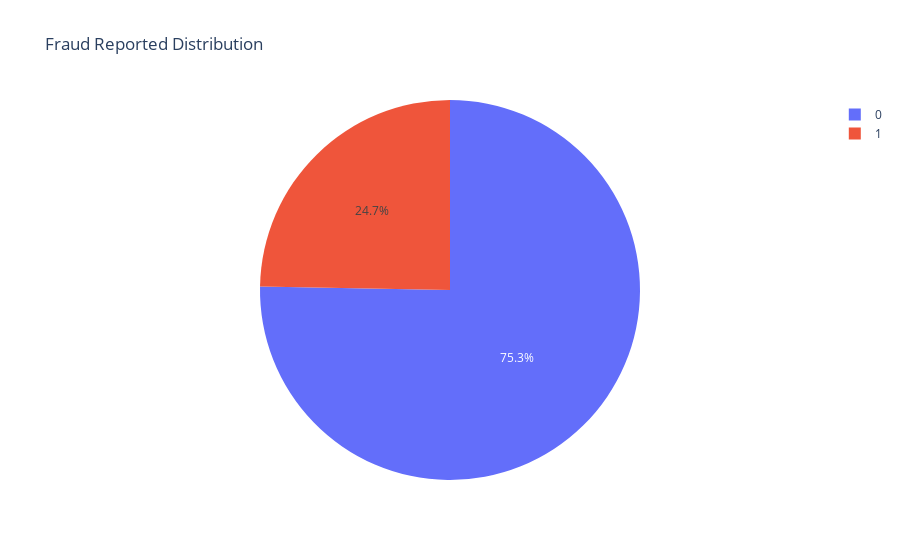
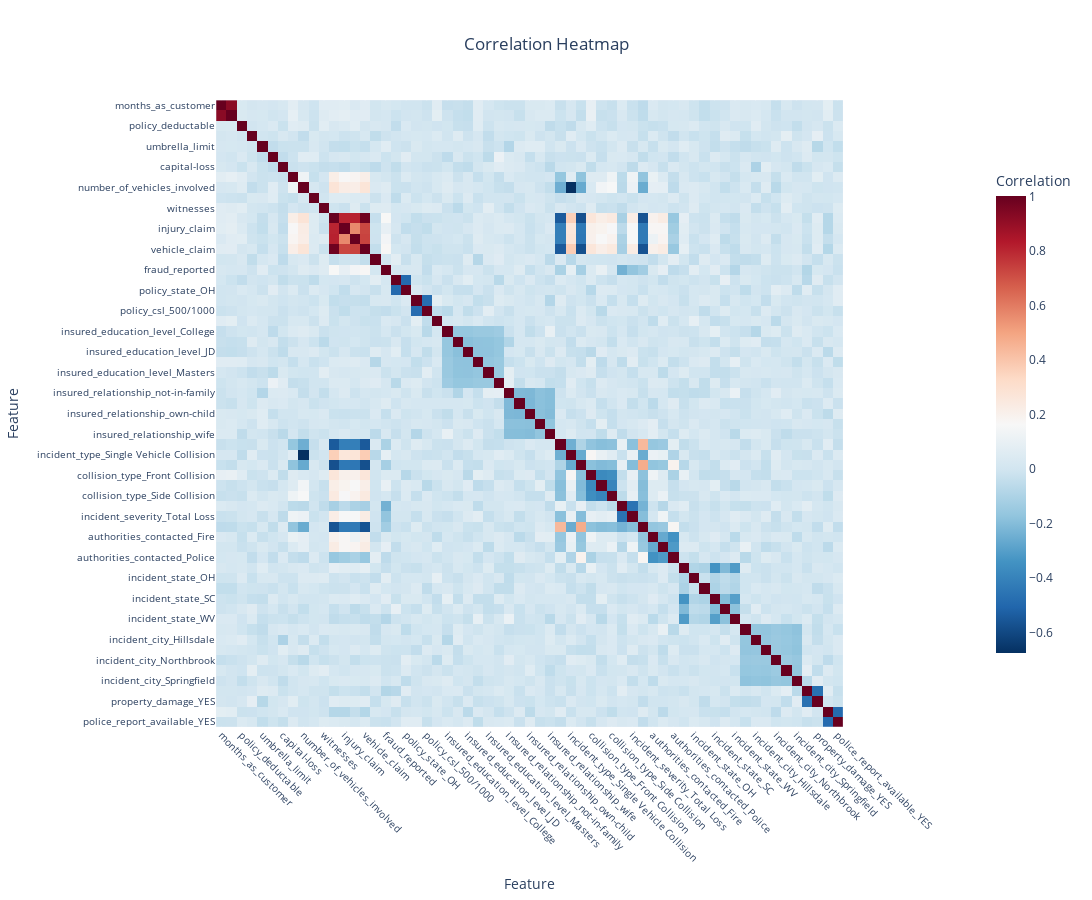
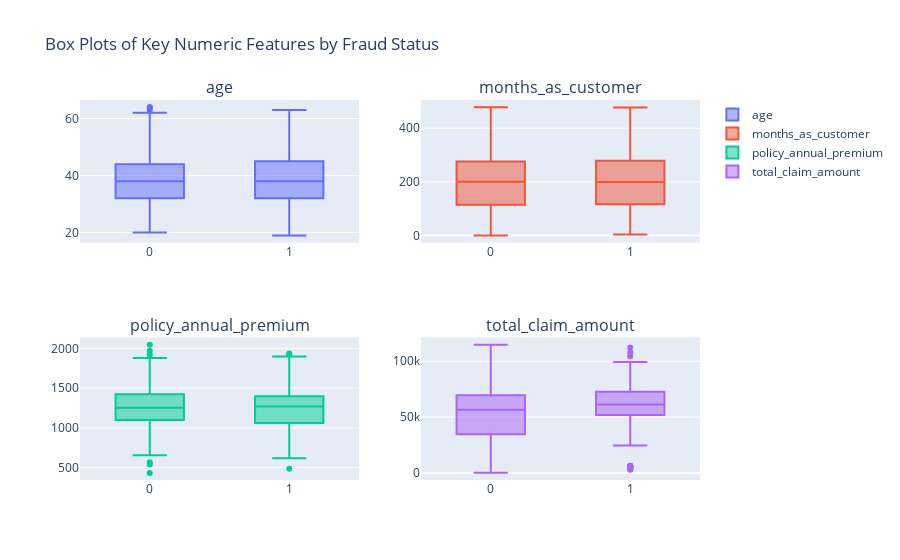
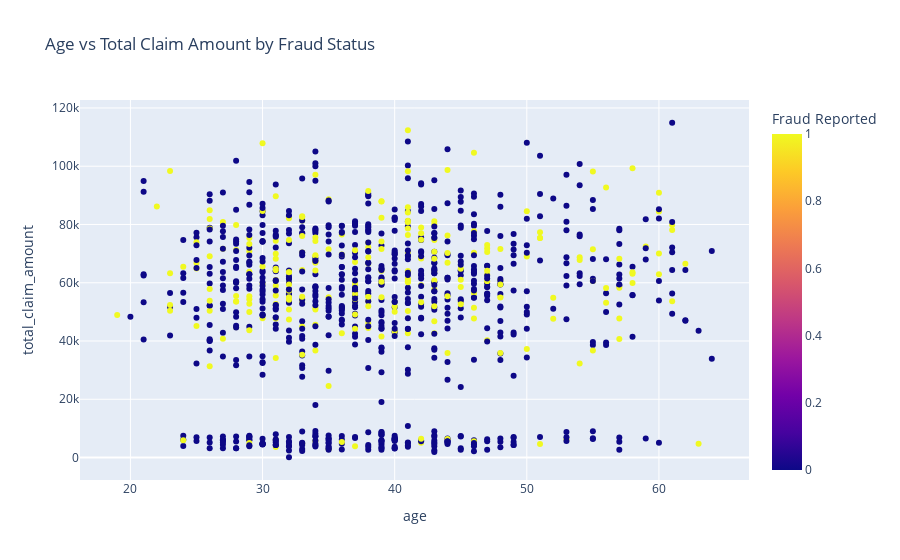

Write notebook code for charts like these, in order.
### Markdown cell above
## Exploratory Data Analysis (EDA)
Comprehensive analysis of the insurance claims data, building further upon the original EDA on the proposal.

### Code cell
if 'df' in globals():
    import matplotlib.pyplot as plt
    import seaborn as sns
    import plotly.express as px
    import plotly.graph_objects as go
    from plotly.subplots import make_subplots

    # Set style
    sns.set_style("whitegrid")
    plt.rcParams['figure.figsize'] = (12, 8)

    # 1. Fraud distribution
    fig1 = px.pie(df, names='fraud_reported', title='Fraud Reported Distribution',
                  labels={0: 'No Fraud', 1: 'Fraud'})
    fig1.show()

    # 2. Correlation heatmap for numeric features (larger visual)
    numeric_cols = df.select_dtypes(include=[np.number]).columns
    corr_matrix = df[numeric_cols].corr()
    fig2 = px.imshow(
        corr_matrix,
        title='Correlation Heatmap',
        color_continuous_scale='RdBu_r',
        width=1100,
        height=900,
        labels=dict(x="Feature", y="Feature", color="Correlation")
    )
    fig2.update_layout(
        title=dict(text='Correlation Heatmap', x=0.5),
        margin=dict(l=80, r=80, t=100, b=80),
        font=dict(size=12)
    )
    fig2.update_xaxes(tickangle=45, tickfont=dict(size=10))
    fig2.update_yaxes(tickfont=dict(size=10))
    fig2.update_coloraxes(colorbar=dict(title='Correlation', len=0.8))
    fig2.show()

    # 3. Box plots for key numeric features by fraud
    key_numeric = ['age', 'months_as_customer', 'policy_annual_premium', 'total_claim_amount']
    fig3 = make_subplots(rows=2, cols=2, subplot_titles=key_numeric)
    for i, col in enumerate(key_numeric):
        row = i // 2 + 1
        col_pos = i % 2 + 1
        fig3.add_trace(go.Box(x=df['fraud_reported'], y=df[col], name=col), row=row, col=col_pos)
    fig3.update_layout(title='Box Plots of Key Numeric Features by Fraud Status')
    fig3.show()

    # 4. Bar plots for categorical features
    cat_cols = ['insured_sex', 'incident_type', 'incident_severity', 'authorities_contacted']
    # Filter only columns that exist in dataframe
    available_cat_cols = [col for col in cat_cols if col in df.columns]
    
    if available_cat_cols:
        n_cols = len(available_cat_cols)
        n_rows = (n_cols + 1) // 2
        fig4, axes = plt.subplots(n_rows, 2, figsize=(15, 6 * n_rows))
        if n_rows == 1:
            axes = axes.reshape(1, -1)
        
        for i, col in enumerate(available_cat_cols):
            row = i // 2
            col_pos = i % 2
            fraud_by_cat = df.groupby([col, 'fraud_reported']).size().unstack().fillna(0)
            fraud_by_cat.plot(kind='bar', stacked=True, ax=axes[row, col_pos])
            axes[row, col_pos].set_title(f'{col} by Fraud Status')
            axes[row, col_pos].tick_params(axis='x', rotation=45)
        
        # Hide extra subplots if odd number of plots
        if n_cols % 2 == 1:
            axes[n_rows-1, 1].set_visible(False)
        
        plt.tight_layout()
        plt.show()
    else:
        print('Note: Categorical columns have been one-hot encoded. Skipping categorical bar plots.')

    # 5. Scatter plot: Age vs Total Claim Amount colored by Fraud
    fig5 = px.scatter(df, x='age', y='total_claim_amount', color='fraud_reported',
                      title='Age vs Total Claim Amount by Fraud Status',
                      labels={'fraud_reported': 'Fraud Reported'})
    fig5.show()

    # 6. Distribution of claim amounts
    fig6 = px.histogram(df, x='total_claim_amount', color='fraud_reported',
                        title='Distribution of Total Claim Amount by Fraud Status',
                        barmode='overlay', opacity=0.7)
    fig6.show()

    print('EDA completed. Key insights:')
    print('- Fraud rate:', df['fraud_reported'].mean())
    print('- Top correlated features with fraud:')
    fraud_corr = corr_matrix['fraud_reported'].abs().sort_values(ascending=False)
    print(fraud_corr.head(10))
else:
    print('Data not loaded.')

### Figure 1 — Plotly figure (JSON) as saved in the notebook; plotly's stock layout.template omitted (floating-point values rounded to 4 significant figures; data arrays with more than 128 entries replaced by an {"elided": "..."} marker saying what was removed)
{"data": [{"domain": {"x": [0, 1], "y": [0, 1]}, "hovertemplate": "fraud_reported=%{label}<extra></extra>", "labels": {"elided": "1000 int values"}, "legendgroup": "", "name": "", "showlegend": true, "type": "pie"}], "layout": {"legend": {"tracegroupgap": 0}, "title": {"text": "Fraud Reported Distribution"}}}

### Figure 2 — Plotly figure (JSON) as saved in the notebook; plotly's stock layout.template omitted (floating-point values rounded to 4 significant figures; data arrays with more than 128 entries replaced by an {"elided": "..."} marker saying what was removed)
{"data": [{"coloraxis": "coloraxis", "hovertemplate": "Feature: %{x}<br>Feature: %{y}<br>Correlation: %{z}<extra></extra>", "name": "0", "type": "heatmap", "x": ["months_as_customer", "age", "policy_deductable", "policy_annual_premium", "umbrella_limit", "capital-gains", "capital-loss", "incident_hour_of_the_day", "number_of_vehicles_involved", "bodily_injuries", "witnesses", "total_claim_amount", "injury_claim", "property_claim", "vehicle_claim", "auto_year", "fraud_reported", "policy_state_IN", "policy_state_OH", "policy_csl_250/500", "policy_csl_500/1000", "insured_sex_MALE", "insured_education_level_College", "insured_education_level_High School", "insured_education_level_JD", "insured_education_level_MD", "insured_education_level_Masters", "insured_education_level_PhD", "insured_relationship_not-in-family", "insured_relationship_other-relative", "insured_relationship_own-child", "insured_relationship_unmarried", "insured_relationship_wife", "incident_type_Parked Car", "incident_type_Single Vehicle Collision", "incident_type_Vehicle Theft", "collision_type_Front Collision", "collision_type_Rear Collision", "collision_type_Side Collision", "incident_severity_Minor Damage", "incident_severity_Total Loss", "incident_severity_Trivial Damage", "authorities_contacted_Fire", "authorities_contacted_Other", "authorities_contacted_Police", "incident_state_NY", "incident_state_OH", "incident_state_PA", "incident_state_SC", "incident_state_VA", "incident_state_WV", "incident_city_Columbus", "incident_city_Hillsdale", "incident_city_Northbend", "incident_city_Northbrook", "incident_city_Riverwood", "incident_city_Springfield", "property_damage_NO", "property_damage_YES", "police_report_available_NO", "police_report_available_YES"], "xaxis": "x", "y": ["months_as_customer", "age", "policy_deductable", "policy_annual_premium", "umbrella_limit", "capital-gains", "capital-loss", "incident_hour_of_the_day", "number_of_vehicles_involved", "bodily_injuries", "witnesses", "total_claim_amount", "injury_claim", "property_claim", "vehicle_claim", "auto_year", "fraud_reported", "policy_state_IN", "policy_state_OH", "policy_csl_250/500", "policy_csl_500/1000", "insured_sex_MALE", "insured_education_level_College", "insured_education_level_High School", "insured_education_level_JD", "insured_education_level_MD", "insured_education_level_Masters", "insured_education_level_PhD", "insured_relationship_not-in-family", "insured_relationship_other-relative", "insured_relationship_own-child", "insured_relationship_unmarried", "insured_relationship_wife", "incident_type_Parked Car", "incident_type_Single Vehicle Collision", "incident_type_Vehicle Theft", "collision_type_Front Collision", "collision_type_Rear Collision", "collision_type_Side Collision", "incident_severity_Minor Damage", "incident_severity_Total Loss", "incident_severity_Trivial Damage", "authorities_contacted_Fire", "authorities_contacted_Other", "authorities_contacted_Police", "incident_state_NY", "incident_state_OH", "incident_state_PA", "incident_state_SC", "incident_state_VA", "incident_state_WV", "incident_city_Columbus", "incident_city_Hillsdale", "incident_city_Northbend", "incident_city_Northbrook", "incident_city_Riverwood", "incident_city_Springfield", "property_damage_NO", "property_damage_YES", "police_report_available_NO", "police_report_available_YES"], "yaxis": "y", "z": {"elided": "61x61 float values"}}], "layout": {"coloraxis": {"colorbar": {"len": 0.8, "title": {"text": "Correlation"}}, "colorscale": [[0, "rgb(5,48,97)"], [0.1, "rgb(33,102,172)"], [0.2, "rgb(67,147,195)"], [0.3, "rgb(146,197,222)"], [0.4, "rgb(209,229,240)"], [0.5, "rgb(247,247,247)"], [0.6, "rgb(253,219,199)"], [0.7, "rgb(244,165,130)"], [0.8, "rgb(214,96,77)"], [0.9, "rgb(178,24,43)"], [1, "rgb(103,0,31)"]]}, "font": {"size": 12}, "height": 900, "margin": {"b": 80, "l": 80, "r": 80, "t": 100}, "title": {"text": "Correlation Heatmap", "x": 0.5}, "width": 1100, "xaxis": {"anchor": "y", "constrain": "domain", "domain": [0, 1], "scaleanchor": "y", "tickangle": 45, "tickfont": {"size": 10}, "title": {"text": "Feature"}}, "yaxis": {"anchor": "x", "autorange": "reversed", "constrain": "domain", "domain": [0, 1], "tickfont": {"size": 10}, "title": {"text": "Feature"}}}}

### Figure 3 — Plotly figure (JSON) as saved in the notebook; plotly's stock layout.template omitted (floating-point values rounded to 4 significant figures; data arrays with more than 128 entries replaced by an {"elided": "..."} marker saying what was removed)
{"data": [{"name": "age", "type": "box", "x": {"elided": "1000 int values"}, "xaxis": "x", "y": {"elided": "1000 int values"}, "yaxis": "y"}, {"name": "months_as_customer", "type": "box", "x": {"elided": "1000 int values"}, "xaxis": "x2", "y": {"elided": "1000 int values"}, "yaxis": "y2"}, {"name": "policy_annual_premium", "type": "box", "x": {"elided": "1000 int values"}, "xaxis": "x3", "y": {"elided": "1000 float values"}, "yaxis": "y3"}, {"name": "total_claim_amount", "type": "box", "x": {"elided": "1000 int values"}, "xaxis": "x4", "y": {"elided": "1000 int values"}, "yaxis": "y4"}], "layout": {"annotations": [{"font": {"size": 16}, "showarrow": false, "text": "age", "x": 0.225, "xanchor": "center", "xref": "paper", "y": 1, "yanchor": "bottom", "yref": "paper"}, {"font": {"size": 16}, "showarrow": false, "text": "months_as_customer", "x": 0.775, "xanchor": "center", "xref": "paper", "y": 1, "yanchor": "bottom", "yref": "paper"}, {"font": {"size": 16}, "showarrow": false, "text": "policy_annual_premium", "x": 0.225, "xanchor": "center", "xref": "paper", "y": 0.375, "yanchor": "bottom", "yref": "paper"}, {"font": {"size": 16}, "showarrow": false, "text": "total_claim_amount", "x": 0.775, "xanchor": "center", "xref": "paper", "y": 0.375, "yanchor": "bottom", "yref": "paper"}], "title": {"text": "Box Plots of Key Numeric Features by Fraud Status"}, "xaxis": {"anchor": "y", "domain": [0, 0.45]}, "xaxis2": {"anchor": "y2", "domain": [0.55, 1]}, "xaxis3": {"anchor": "y3", "domain": [0, 0.45]}, "xaxis4": {"anchor": "y4", "domain": [0.55, 1]}, "yaxis": {"anchor": "x", "domain": [0.625, 1]}, "yaxis2": {"anchor": "x2", "domain": [0.625, 1]}, "yaxis3": {"anchor": "x3", "domain": [0, 0.375]}, "yaxis4": {"anchor": "x4", "domain": [0, 0.375]}}}

### Figure 4 — Plotly figure (JSON) as saved in the notebook; plotly's stock layout.template omitted (floating-point values rounded to 4 significant figures; data arrays with more than 128 entries replaced by an {"elided": "..."} marker saying what was removed)
{"data": [{"hovertemplate": "age=%{x}<br>total_claim_amount=%{y}<br>Fraud Reported=%{marker.color}<extra></extra>", "legendgroup": "", "marker": {"color": {"elided": "1000 int values"}, "coloraxis": "coloraxis", "symbol": "circle"}, "mode": "markers", "name": "", "orientation": "v", "showlegend": false, "type": "scatter", "x": {"elided": "1000 int values"}, "xaxis": "x", "y": {"elided": "1000 int values"}, "yaxis": "y"}], "layout": {"coloraxis": {"colorbar": {"title": {"text": "Fraud Reported"}}, "colorscale": [[0, "#0d0887"], [0.1111, "#46039f"], [0.2222, "#7201a8"], [0.3333, "#9c179e"], [0.4444, "#bd3786"], [0.5556, "#d8576b"], [0.6667, "#ed7953"], [0.7778, "#fb9f3a"], [0.8889, "#fdca26"], [1, "#f0f921"]]}, "legend": {"tracegroupgap": 0}, "title": {"text": "Age vs Total Claim Amount by Fraud Status"}, "xaxis": {"anchor": "y", "domain": [0, 1], "title": {"text": "age"}}, "yaxis": {"anchor": "x", "domain": [0, 1], "title": {"text": "total_claim_amount"}}}}
